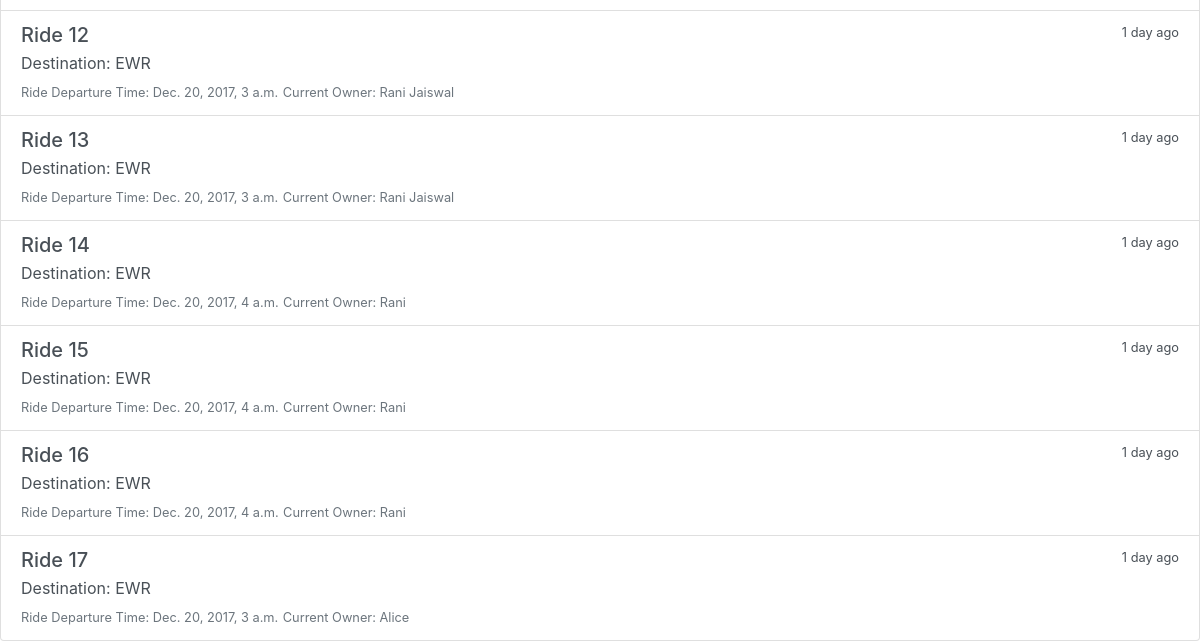
Before: /airport/open/ (lower part) with the older database file.
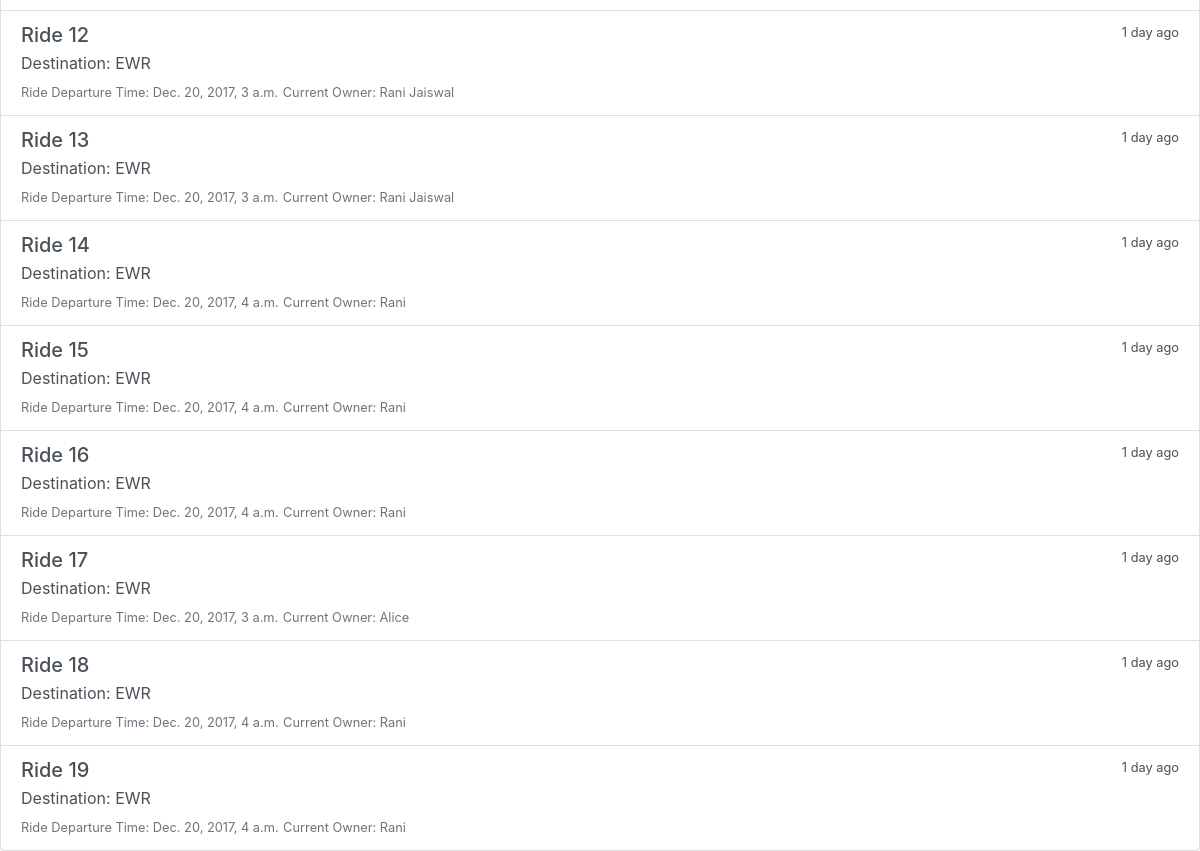
After: the same page with the newer database file.
### app/models.py (models this page shows, shortened)
class Rides(models.Model):
    DESTINATIONS = (
        ('EWR', 'EWR'),
        ('JFK', 'JFK'),
        ('LGA', 'LGA'),
        ('PHL', 'PHL'),
        ('PTON', 'Princeton'),
    )
    start_destination = models.CharField(max_length=100, choices = DESTINATIONS)
    end_destination = models.CharField(max_length=100, choices = DESTINATIONS)
    date_time = models.DateTimeField('Date and time')
    req_date_time = models.DateTimeField(auto_now_add=True)
    usrs = models.ManyToManyField('Users')
    seats = models.IntegerField(default=0)
    owner = models.CharField(max_length=200)

### app/views.py (the view)
# urls.py: url(r'airport/open/$', views.open_airport, name='open_airport'),
def open_airport(request):
	context = {
		'Title': 'Open Airport Requests',
		'rides': Rides.objects.all()
	}
	return render(request, 'app/open_req_list.html', context)

### app/templates/app/open_req_list.html (shortened to what this page needs)
<!DOCTYPE html>
<html>
<head>
<link rel="stylesheet" href="https://maxcdn.bootstrapcdn.com/bootstrap/4.0.0-alpha.6/css/bootstrap.min.css">
</head>
<body>
  <div class="list-group">
  <h2 align="center">{{Title}}</h1>
    <div class= "d-flex flex-column justify-content-center">
      {% for ride in rides %}
      <a href="/airport/open/select" class="list-group-item list-group-item-action flex-column align-items-start">
        <div class="d-flex w-100 justify-content-between">
          <h5 class="mb-1">Ride {{ride.id}}</h5>
          <small>1 day ago</small>
        </div>
        <p class="mb-1">Destination: {{ ride.end_destination}} </p>
        <small class="text-muted">Ride Departure Time: {{ ride.date_time}}</small>
        <small class="text-muted">Current Owner: {{ride.owner}} </small>
      </a>
      {% endfor %}
    </div>
  </div>
<body>
</html>

Changed rows visible on the page:
added Rides: id "18", end_destination "EWR", date_time "Dec. 20, 2017, 4 a.m.", owner "Rani"
added Rides: id "19", end_destination "EWR", date_time "Dec. 20, 2017, 4 a.m.", owner "Rani"
